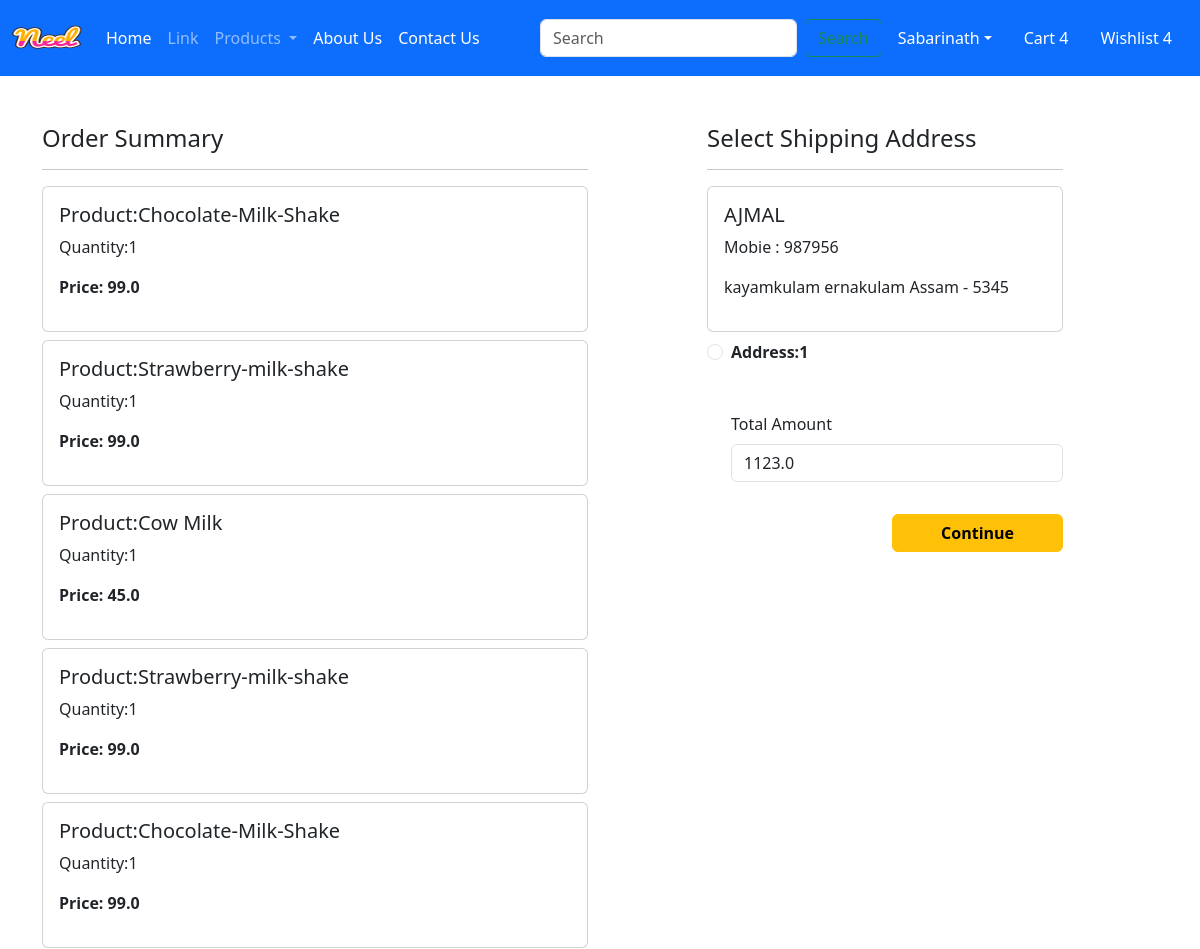
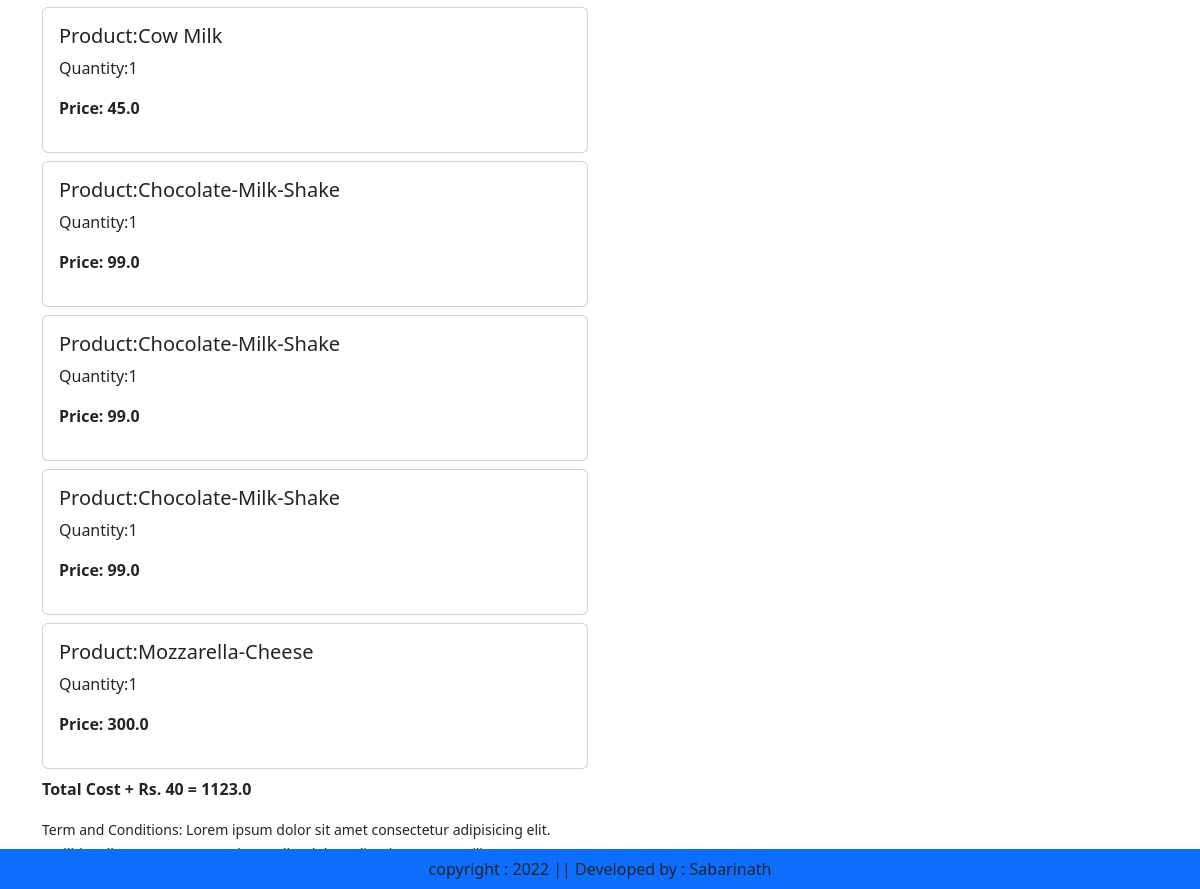
Screenshot of /checkout/ (signed in) with the database file from the repository (2 pictures, top to bottom).
### app/models.py (models this page shows, shortened)
class Cart(models.Model):
    user = models.ForeignKey(User,on_delete=models.CASCADE)
    product = models.ForeignKey(Product,on_delete=models.CASCADE)
    quantity = models.PositiveBigIntegerField(default=1)

class Product(models.Model):
    title = models.CharField(max_length=100)
    selling_price = models.FloatField()
    discounted_price = models.FloatField()
    description = models.TextField()
    composition = models.TextField(default='')
    prodapp = models.TextField(default='')
    category = models.CharField(choices=CATEGORY_CHOICES,max_length=2)
    Product_image = models.ImageField(upload_to='product')

class Customer(models.Model):
    user = models.ForeignKey(User,on_delete=models.CASCADE)
    name = models.CharField(max_length=200)
    locality = models.CharField(max_length=200)
    city = models.CharField(max_length=50)
    mobile = models.IntegerField(default=0)
    zipcode = models.IntegerField()
    state = models.CharField(choices=STATE_CHOICES,max_length=100)

### app/views.py (the view)
# urls.py: path('checkout/',views.checkout.as_view(), name='checkout'),
class checkout(View):
    def get(self,request):
        user=request.user
        add=Customer.objects.filter(user=user)
        cart_items=Cart.objects.filter(user=user)
        famount = 0
        for p in cart_items:
            value = p.quantity * p.product.discounted_price
            famount = famount + value
        totalamount = famount + 40
        return render(request,'app/checkout.html',locals())

### app/templates/app/checkout.html (shortened to what this page needs)
{% extends 'app/index.html' %}
{% load static %}
{% block main-content %}
<div class="container">
<div class="row mt-5">
    <div class="col-sm-6">
        <h4>Order Summary</h4>
        <hr>
        {% for item in cart_items %}
        <div class="card mb-2">
            <div class="card-body">
                <h5>Product:{{item.product.title}}</h5>
                <p>Quantity:{{item.quantity}}</p>
                <p class="fw-bold">Price: {{item.product.discounted_price}}</p>
            </div>
        </div>
        {% endfor %}
        <p class="fw-bold">Total Cost + Rs. 40 = {{totalamount}}</p>
        <small>Term and Conditions: Lorem ipsum dolor sit amet consectetur adipisicing elit. Mollitia, ullam saepe! Iure optio repellat dolar velit,minus rem.Facilis cumque neque numquam laboriosam, accusatium adipisci nisi nikhil in et quis?</small>
    </div>
    <div class="col-sm-4 offset-sm-1">
        <h4>Select Shipping Address</h4>
        <hr>
        <form method="post" id="myform">
            {% for ad in add %}
            <div class="card">
                <div class="card-body">
                    <h5>{{ad.name}}</h5>
                    <p>Mobie : {{ad.mobile}}</p>
                    <p>{{ad.locality}} {{ad.city}} {{ad.state}} - {{ad.zipcode}}</p>
                </div>
            </div>
            <div class="form-check mt-2 mb-5">
                <input class="form-check-input" type="radio" name="custid" id="custadd{{forloop.counter}}" value="{{ad.id}}">
                <label class="form-check-label fw-bold" for="custadd{{forloop.counter}}">
                    Address:{{forloop.counter}}
                </label>
            </div>
            {% endfor %}
            <div class="form-check mb-3">
                <label for="totamount" class="form-label">Total Amount</label>
                <input type="number" class="form-control" name="totamount" value={{totalamount}} readonly>
            </div>
            <div class="text-end">
                <button type="submit" class="btn btn-warning mt-3 px-5 fw-bold">Continue</button>
            </div>
        </form>
    </div>
</div>
</div>
{% endblock %}

### rows the page displays
Cart: product "Chocolate-Milk-Shake", quantity "1", product.discounted_price "99.0"
Cart: product "Strawberry-milk-shake", quantity "1", product.discounted_price "99.0"
Cart: product "Cow Milk", quantity "1", product.discounted_price "45.0"
Cart: product "Strawberry-milk-shake", quantity "1", product.discounted_price "99.0"
Cart: product "Chocolate-Milk-Shake", quantity "1", product.discounted_price "99.0"
Cart: product "Cow Milk", quantity "1", product.discounted_price "45.0"
Cart: product "Chocolate-Milk-Shake", quantity "1", product.discounted_price "99.0"
Cart: product "Chocolate-Milk-Shake", quantity "1", product.discounted_price "99.0"
Cart: product "Chocolate-Milk-Shake", quantity "1", product.discounted_price "99.0"
Cart: product "Mozzarella-Cheese", quantity "1", product.discounted_price "300.0"
Customer: name "AJMAL", mobile "987956", locality "kayamkulam", city "ernakulam", state "Assam", zipcode "5345"

### other values shown
{{ totalamount }} "1123.0"
